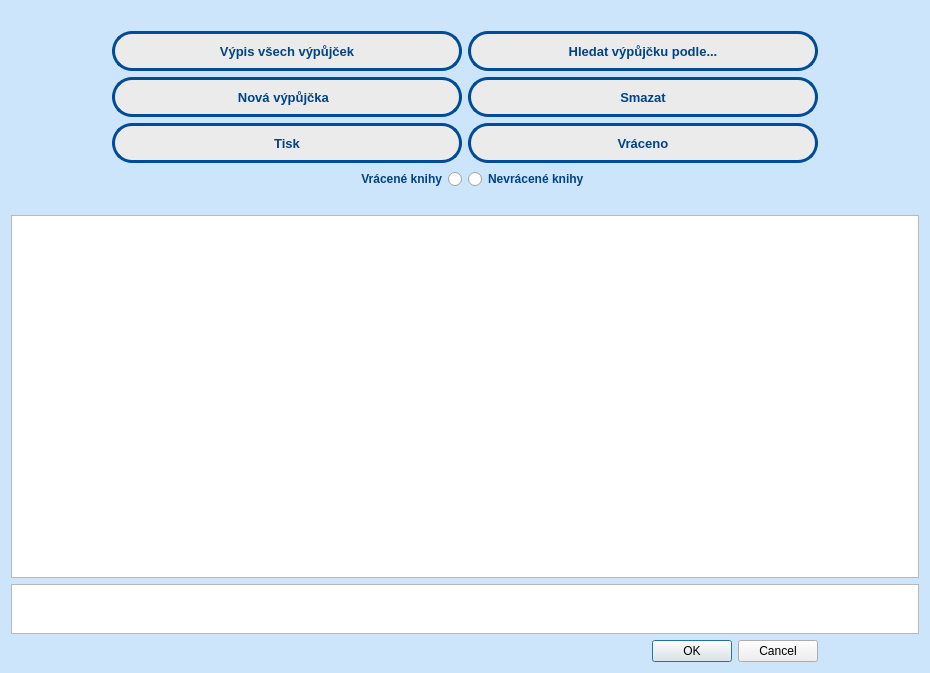
<?xml version="1.0" encoding="UTF-8"?>
<ui version="4.0">
 <class>DialogVypujcka</class>
 <widget class="QDialog" name="DialogVypujcka">
  <property name="geometry">
   <rect>
    <x>0</x>
    <y>0</y>
    <width>930</width>
    <height>673</height>
   </rect>
  </property>
  <property name="minimumSize">
   <size>
    <width>930</width>
    <height>0</height>
   </size>
  </property>
  <property name="maximumSize">
   <size>
    <width>930</width>
    <height>16777215</height>
   </size>
  </property>
  <property name="windowTitle">
   <string>Výpůjčka</string>
  </property>
  <property name="styleSheet">
   <string notr="true">#DialogVypujcka {
background: rgb(204,229,250);
}
#centralWidget {
background: rgb(204,229,250);
}

#pushButtonHledat{
background: rgb(235,235,235);
border-radius : 20px;
border : 3px solid rgb( 0,76,153);
}
#pushButtonNovaVypujcka{
background: rgb(235,235,235);
border-radius : 20px;
border : 3px solid rgb( 0,76,153);
}
#pushButtonSmazat{
background: rgb(235,235,235);
border-radius : 20px;
border : 3px solid rgb( 0,76,153);
}
#pushButtonupravit{
background: rgb(235,235,235);
border-radius : 20px;
border : 3px solid rgb( 0,76,153);
}
#pushButtonVsechny{
background: rgb(235,235,235);
border-radius : 20px;
border : 3px solid rgb( 0,76,153);
}
#pushButtonTisk{
background: rgb(235,235,235);
border-radius : 20px;
border : 3px solid rgb( 0,76,153);
}
</string>
  </property>
  <layout class="QGridLayout" name="gridLayout">
   <item row="4" column="1">
    <widget class="QPushButton" name="pushButtonTisk">
     <property name="minimumSize">
      <size>
       <width>350</width>
       <height>40</height>
      </size>
     </property>
     <property name="maximumSize">
      <size>
       <width>350</width>
       <height>40</height>
      </size>
     </property>
     <property name="font">
      <font>
       <pointsize>10</pointsize>
       <weight>75</weight>
       <bold>true</bold>
      </font>
     </property>
     <property name="contextMenuPolicy">
      <enum>Qt::DefaultContextMenu</enum>
     </property>
     <property name="statusTip">
      <string>#pushButtonTisk{\ncolor:rgb(0,67,134)\n}</string>
     </property>
     <property name="styleSheet">
      <string notr="true">#pushButtonTisk{
color: rgb(0,67,134)
}</string>
     </property>
     <property name="text">
      <string>Tisk</string>
     </property>
    </widget>
   </item>
   <item row="10" column="0" colspan="4">
    <widget class="QTextBrowser" name="textBrowser">
     <property name="minimumSize">
      <size>
       <width>0</width>
       <height>50</height>
      </size>
     </property>
     <property name="maximumSize">
      <size>
       <width>16777215</width>
       <height>50</height>
      </size>
     </property>
     <property name="font">
      <font>
       <pointsize>11</pointsize>
      </font>
     </property>
    </widget>
   </item>
   <item row="1" column="2">
    <widget class="QPushButton" name="pushButtonHledat">
     <property name="minimumSize">
      <size>
       <width>350</width>
       <height>40</height>
      </size>
     </property>
     <property name="maximumSize">
      <size>
       <width>350</width>
       <height>40</height>
      </size>
     </property>
     <property name="font">
      <font>
       <pointsize>10</pointsize>
       <weight>75</weight>
       <bold>true</bold>
      </font>
     </property>
     <property name="styleSheet">
      <string notr="true">#pushButtonHledat{
color: rgb(0,67,134)
}</string>
     </property>
     <property name="text">
      <string>Hledat výpůjčku podle...</string>
     </property>
    </widget>
   </item>
   <item row="1" column="1">
    <widget class="QPushButton" name="pushButtonVsechny">
     <property name="minimumSize">
      <size>
       <width>350</width>
       <height>40</height>
      </size>
     </property>
     <property name="maximumSize">
      <size>
       <width>350</width>
       <height>40</height>
      </size>
     </property>
     <property name="font">
      <font>
       <pointsize>10</pointsize>
       <weight>75</weight>
       <bold>true</bold>
      </font>
     </property>
     <property name="styleSheet">
      <string notr="true">#pushButtonVsechny{
color: rgb(0,67,134)
}</string>
     </property>
     <property name="text">
      <string>Výpis všech výpůjček</string>
     </property>
    </widget>
   </item>
   <item row="3" column="2">
    <widget class="QPushButton" name="pushButtonSmazat">
     <property name="minimumSize">
      <size>
       <width>350</width>
       <height>40</height>
      </size>
     </property>
     <property name="maximumSize">
      <size>
       <width>350</width>
       <height>40</height>
      </size>
     </property>
     <property name="font">
      <font>
       <pointsize>10</pointsize>
       <weight>75</weight>
       <bold>true</bold>
      </font>
     </property>
     <property name="styleSheet">
      <string notr="true">#pushButtonSmazat{
color: rgb(0,67,134)
}</string>
     </property>
     <property name="text">
      <string>Smazat</string>
     </property>
    </widget>
   </item>
   <item row="9" column="0" colspan="4">
    <widget class="QTableView" name="tableView"/>
   </item>
   <item row="4" column="2">
    <widget class="QPushButton" name="pushButtonupravit">
     <property name="minimumSize">
      <size>
       <width>350</width>
       <height>40</height>
      </size>
     </property>
     <property name="maximumSize">
      <size>
       <width>350</width>
       <height>40</height>
      </size>
     </property>
     <property name="font">
      <font>
       <pointsize>10</pointsize>
       <weight>75</weight>
       <bold>true</bold>
      </font>
     </property>
     <property name="styleSheet">
      <string notr="true">#pushButtonupravit{
color: rgb(0,67,134)
}</string>
     </property>
     <property name="text">
      <string>Vráceno</string>
     </property>
    </widget>
   </item>
   <item row="3" column="3">
    <spacer name="horizontalSpacer_2">
     <property name="orientation">
      <enum>Qt::Horizontal</enum>
     </property>
     <property name="sizeHint" stdset="0">
      <size>
       <width>40</width>
       <height>20</height>
      </size>
     </property>
    </spacer>
   </item>
   <item row="11" column="2">
    <widget class="QDialogButtonBox" name="buttonBox">
     <property name="orientation">
      <enum>Qt::Horizontal</enum>
     </property>
     <property name="standardButtons">
      <set>QDialogButtonBox::Cancel|QDialogButtonBox::Ok</set>
     </property>
    </widget>
   </item>
   <item row="3" column="1">
    <widget class="QPushButton" name="pushButtonNovaVypujcka">
     <property name="minimumSize">
      <size>
       <width>350</width>
       <height>40</height>
      </size>
     </property>
     <property name="maximumSize">
      <size>
       <width>350</width>
       <height>40</height>
      </size>
     </property>
     <property name="font">
      <font>
       <pointsize>10</pointsize>
       <weight>75</weight>
       <bold>true</bold>
      </font>
     </property>
     <property name="styleSheet">
      <string notr="true">#pushButtonNovaVypujcka{
color: rgb(0,67,134)
}</string>
     </property>
     <property name="text">
      <string>    Nová výpůjčka      </string>
     </property>
    </widget>
   </item>
   <item row="3" column="0">
    <spacer name="horizontalSpacer">
     <property name="orientation">
      <enum>Qt::Horizontal</enum>
     </property>
     <property name="sizeHint" stdset="0">
      <size>
       <width>40</width>
       <height>20</height>
      </size>
     </property>
    </spacer>
   </item>
   <item row="6" column="1">
    <widget class="QLabel" name="label">
     <property name="font">
      <font>
       <pointsize>9</pointsize>
       <weight>75</weight>
       <bold>true</bold>
      </font>
     </property>
     <property name="text">
      <string/>
     </property>
     <property name="alignment">
      <set>Qt::AlignCenter</set>
     </property>
    </widget>
   </item>
   <item row="0" column="1">
    <spacer name="horizontalSpacer_3">
     <property name="orientation">
      <enum>Qt::Horizontal</enum>
     </property>
     <property name="sizeHint" stdset="0">
      <size>
       <width>40</width>
       <height>20</height>
      </size>
     </property>
    </spacer>
   </item>
   <item row="6" column="2">
    <widget class="QLabel" name="label_2">
     <property name="font">
      <font>
       <pointsize>9</pointsize>
       <weight>75</weight>
       <bold>true</bold>
      </font>
     </property>
     <property name="text">
      <string/>
     </property>
     <property name="alignment">
      <set>Qt::AlignCenter</set>
     </property>
    </widget>
   </item>
   <item row="5" column="2">
    <widget class="QRadioButton" name="radioButton">
     <property name="font">
      <font>
       <pointsize>9</pointsize>
       <weight>75</weight>
       <bold>true</bold>
      </font>
     </property>
     <property name="styleSheet">
      <string notr="true">#radioButton{
color:rgb(0,67,134)
}</string>
     </property>
     <property name="text">
      <string>Nevrácené knihy</string>
     </property>
    </widget>
   </item>
   <item row="5" column="1">
    <widget class="QRadioButton" name="radioButton_2">
     <property name="font">
      <font>
       <pointsize>9</pointsize>
       <weight>75</weight>
       <bold>true</bold>
      </font>
     </property>
     <property name="layoutDirection">
      <enum>Qt::RightToLeft</enum>
     </property>
     <property name="styleSheet">
      <string notr="true">#radioButton_2{
color:rgb(0,67,134)
}</string>
     </property>
     <property name="text">
      <string>Vrácené knihy</string>
     </property>
    </widget>
   </item>
  </layout>
 </widget>
 <resources/>
 <connections>
  <connection>
   <sender>buttonBox</sender>
   <signal>accepted()</signal>
   <receiver>DialogVypujcka</receiver>
   <slot>accept()</slot>
   <hints>
    <hint type="sourcelabel">
     <x>248</x>
     <y>254</y>
    </hint>
    <hint type="destinationlabel">
     <x>157</x>
     <y>274</y>
    </hint>
   </hints>
  </connection>
  <connection>
   <sender>buttonBox</sender>
   <signal>rejected()</signal>
   <receiver>DialogVypujcka</receiver>
   <slot>reject()</slot>
   <hints>
    <hint type="sourcelabel">
     <x>316</x>
     <y>260</y>
    </hint>
    <hint type="destinationlabel">
     <x>286</x>
     <y>274</y>
    </hint>
   </hints>
  </connection>
 </connections>
</ui>
